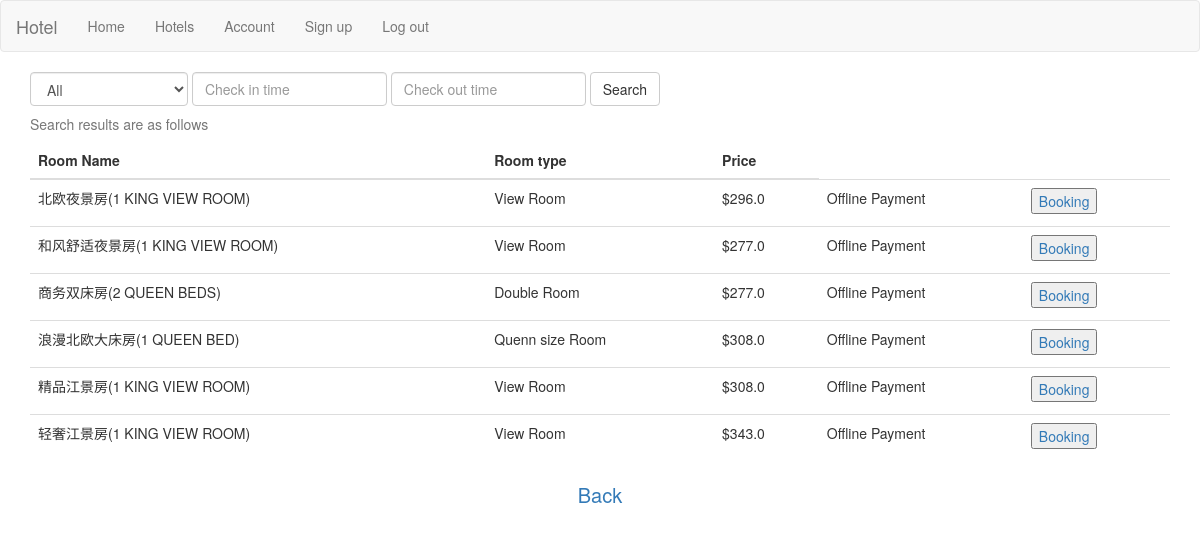
The app's page /details/2 (signed in) with its own data.
### app/models.py (models this page shows)
class rooms(db.Model):
    __tablename__ = 'rooms'
    room_id = db.Column(db.Integer, primary_key=True, nullable=False)
    room_name = db.Column(db.String(200))
    room_description = db.Column(db.Text)
    type = db.Column(db.String(100))
    room_code = db.Column(db.String(100))
    available = db.Column(db.Boolean)
    price = db.Column(db.Float)
    orders = db.relationship('orders',
                                secondary=booking,
                                backref=db.backref('rooms',lazy='dynamic'),
                                lazy='dynamic')
    room_hotel_id = db.Column(db.Integer, db.ForeignKey('hotels.hotel_id'))

### app/views.py (the view, shortened to what this page needs)
@app.route('/details/<hotel_id>', methods=['GET','POST'])
def details(hotel_id):
    hotel_id=hotel_id
    room_name = []
    room_number_list =[]
    session['check-in-date'] = None
    session['check-out-date'] = None
    query = rooms.query.filter_by(room_hotel_id=hotel_id).group_by(rooms.room_name)
    room_list = query.all()
    if room_list is not None:
        for room in room_list:
            room_name.append(room.room_name)
    else:
        app.logger.error('failed to get room list')
    num = len(room_list)
    return render_template('details.html', room_list=room_list,num=num,
                           hotel_id=hotel_id,check_in=session['check-in-date'],check_out=session['check-out-date'],
                           room_number_list=room_number_list)

### app/models.py (called while the page is built)
@login_manager.user_loader
def load_user(user_id):
    return users.query.get(int(user_id))

### app/templates/details.html (shortened to what this page needs)
{% extends "base.html" %}
{% block styles %}
    {{ super() }}
    <link rel="stylesheet" href="../static/css/details.css">
{% endblock %}
{% block page_content %}
			<div class="room-search">
				<form class="form-inline" role="form" name="detail-form" action="{{ request.path }}" method="post">
				  <div class="form-group">
				    <select class="form-control" name="type">
                      <option>All</option>
				    </select>
				  </div>
				  <div class="form-group datepicker">
				  	<input type="text" id="datepicker_start" class="form-control" name="check-in"
                           {% if check_in %}placeholder="{{ check_in }}"{% else %}placeholder="Check in time"{% endif %}>
				  </div>
				  <div class="form-group datepicker">
				  	<input type="text" id="datepicker_end" class="form-control" name="check-out"
                           {% if check_out %}placeholder="{{ check_out }}"{% else %}placeholder="Check out time"{% endif %}>
				  </div>
                  <div class="form-group">
                      <button type="submit" class="btn btn-default">Search</button>
				  </div>
				</form>
			</div>
			<center>
			<div class="room-list">
				<table class="table">
				  <caption>Search results are as follows</caption>
				  <thead>
					<tr>
					  <th>Room Name</th>
					  <th>Room type</th>
					  <th>Price</th>
					</tr>
				  </thead>
				  <tbody>
                  {% for i in range(0,num) %}
                      <tr>
                          <td>{{ room_list[i].room_name }}</td>
                          <td>{{ room_list[i].type }}</td>
                          <td>${{ room_list[i].price }}</td>
                          <td><p>Offline Payment</p></td>
                          <td>
                              <button type="button">
                                  <a {% if room_number_list[i] and check_in and check_out %}href="/order/{{ hotel_id }},{{ room_list[i].room_name }},{{ check_in }},{{ check_out }},{{ room_number_list[i] }}"
                                  {% else %}onclick="dateFill()"{% endif %}>Booking</a>
                              </button>
                          </td>
                      </tr>
                  {% endfor %}
				  </tbody>
				</table>
			</div>
			</center>
    <div style="font-size: 20px">
    <center>
        <a href="{{ url_for('hotelList') }}">Back</a>
    </center>
    </div>
{% endblock %}

### records on screen
rooms: room_name "北欧夜景房(1 KING VIEW ROOM)", type "View Room", price "296.0"
rooms: room_name "和风舒适夜景房(1 KING VIEW ROOM)", type "View Room", price "277.0"
rooms: room_name "商务双床房(2 QUEEN BEDS)", type "Double Room", price "277.0"
rooms: room_name "浪漫北欧大床房(1 QUEEN BED)", type "Quenn size Room", price "308.0"
rooms: room_name "精品江景房(1 KING VIEW ROOM)", type "View Room", price "308.0"
rooms: room_name "轻奢江景房(1 KING VIEW ROOM)", type "View Room", price "343.0"
